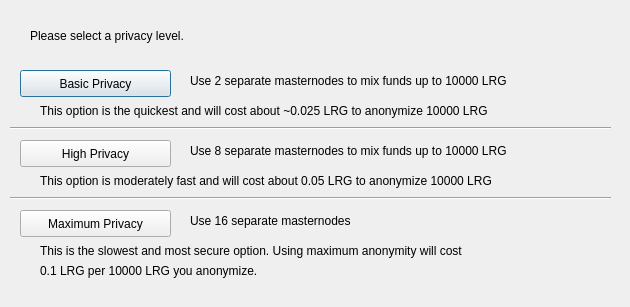
<?xml version="1.0" encoding="UTF-8"?>
<ui version="4.0">
 <class>ObfuscationConfig</class>
 <widget class="QDialog" name="ObfuscationConfig">
  <property name="geometry">
   <rect>
    <x>0</x>
    <y>0</y>
    <width>630</width>
    <height>307</height>
   </rect>
  </property>
  <property name="windowTitle">
   <string>Configure Obfuscation</string>
  </property>
  <widget class="QPushButton" name="buttonBasic">
   <property name="geometry">
    <rect>
     <x>20</x>
     <y>70</y>
     <width>151</width>
     <height>27</height>
    </rect>
   </property>
   <property name="text">
    <string>Basic Privacy</string>
   </property>
  </widget>
  <widget class="QPushButton" name="buttonHigh">
   <property name="geometry">
    <rect>
     <x>20</x>
     <y>140</y>
     <width>151</width>
     <height>27</height>
    </rect>
   </property>
   <property name="text">
    <string>High Privacy</string>
   </property>
  </widget>
  <widget class="QPushButton" name="buttonMax">
   <property name="geometry">
    <rect>
     <x>20</x>
     <y>210</y>
     <width>151</width>
     <height>27</height>
    </rect>
   </property>
   <property name="text">
    <string>Maximum Privacy</string>
   </property>
  </widget>
  <widget class="QLabel" name="label">
   <property name="geometry">
    <rect>
     <x>30</x>
     <y>20</y>
     <width>571</width>
     <height>31</height>
    </rect>
   </property>
   <property name="text">
    <string>Please select a privacy level.</string>
   </property>
  </widget>
  <widget class="QLabel" name="label_2">
   <property name="geometry">
    <rect>
     <x>190</x>
     <y>70</y>
     <width>421</width>
     <height>21</height>
    </rect>
   </property>
   <property name="text">
    <string>Use 2 separate masternodes to mix funds up to 10000 LRG</string>
   </property>
  </widget>
  <widget class="QLabel" name="label_3">
   <property name="geometry">
    <rect>
     <x>190</x>
     <y>140</y>
     <width>411</width>
     <height>21</height>
    </rect>
   </property>
   <property name="text">
    <string>Use 8 separate masternodes to mix funds up to 10000 LRG</string>
   </property>
  </widget>
  <widget class="QLabel" name="label_4">
   <property name="geometry">
    <rect>
     <x>190</x>
     <y>210</y>
     <width>421</width>
     <height>21</height>
    </rect>
   </property>
   <property name="text">
    <string>Use 16 separate masternodes</string>
   </property>
  </widget>
  <widget class="QLabel" name="label_6">
   <property name="geometry">
    <rect>
     <x>40</x>
     <y>100</y>
     <width>561</width>
     <height>21</height>
    </rect>
   </property>
   <property name="text">
    <string>This option is the quickest and will cost about ~0.025 LRG to anonymize 10000 LRG</string>
   </property>
  </widget>
  <widget class="QLabel" name="label_7">
   <property name="geometry">
    <rect>
     <x>40</x>
     <y>170</y>
     <width>561</width>
     <height>21</height>
    </rect>
   </property>
   <property name="text">
    <string>This option is moderately fast and will cost about 0.05 LRG to anonymize 10000 LRG</string>
   </property>
  </widget>
  <widget class="QLabel" name="label_8">
   <property name="geometry">
    <rect>
     <x>40</x>
     <y>240</y>
     <width>561</width>
     <height>21</height>
    </rect>
   </property>
   <property name="text">
    <string>This is the slowest and most secure option. Using maximum anonymity will cost</string>
   </property>
  </widget>
  <widget class="QLabel" name="label_9">
   <property name="geometry">
    <rect>
     <x>40</x>
     <y>260</y>
     <width>561</width>
     <height>21</height>
    </rect>
   </property>
   <property name="text">
    <string>0.1 LRG per 10000 LRG you anonymize.</string>
   </property>
  </widget>
  <widget class="Line" name="line">
   <property name="geometry">
    <rect>
     <x>10</x>
     <y>120</y>
     <width>601</width>
     <height>16</height>
    </rect>
   </property>
   <property name="orientation">
    <enum>Qt::Horizontal</enum>
   </property>
  </widget>
  <widget class="Line" name="line_2">
   <property name="geometry">
    <rect>
     <x>10</x>
     <y>190</y>
     <width>601</width>
     <height>16</height>
    </rect>
   </property>
   <property name="orientation">
    <enum>Qt::Horizontal</enum>
   </property>
  </widget>
 </widget>
 <resources/>
 <connections/>
</ui>
